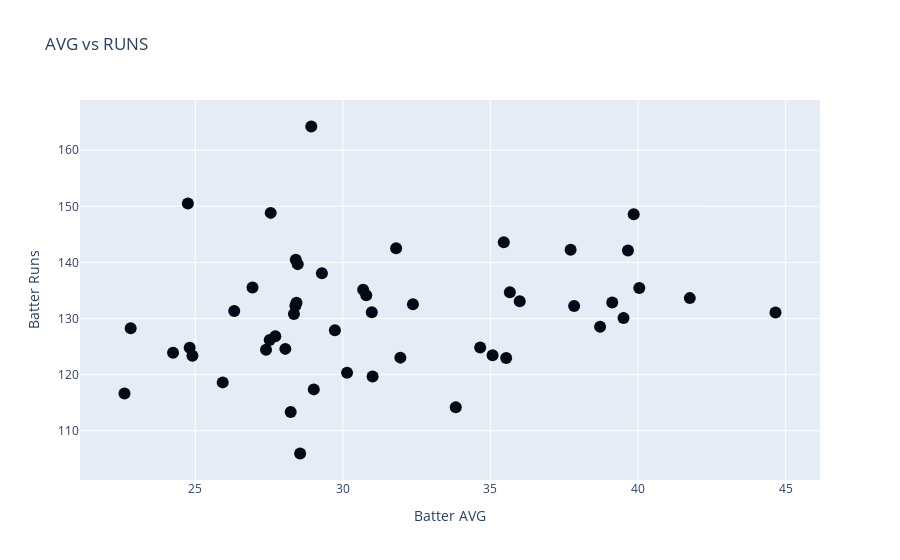

Notebook source saved alongside this figure:
### Markdown cell above
### `for data we have trace. If we have only one graph then trace1 like that..`
trace1 = 

### `for showing figure we need`
data =  <br>
layout =  <br>
fig = go.Figure(data=,layout=) <br>
fig.show() <br>

### Code cell
sr["batter_code"] = sr["batter"].astype('category').cat.codes


# now finally draw the scatter pot:
trace = go.Scatter(x=sr["avg"],y=sr["batsman_runs"],mode='markers',
                   marker={'color':"#020a18",'size':12})
data = [trace]
layout = go.Layout(
    title="AVG vs RUNS",
    xaxis=dict(title="Batter AVG"),
    yaxis=dict(title="Batter Runs"),
    
)
fig = go.Figure(data,layout)
fig.show()

### Figure 1 — Plotly figure (JSON) as saved in the notebook; plotly's stock layout.template omitted (floating-point values rounded to 4 significant figures)
{"data": [{"marker": {"color": "#020a18", "size": 12}, "mode": "markers", "type": "scatter", "x": [39.85, 28.93, 24.9, 30.14, 28.05, 27.71, 39.66, 35.66, 40.04, 28.39, 35.99, 31.01, 24.75, 28.47, 28.43, 37.72, 28.55, 28.4, 26.32, 44.66, 35.53, 25.93, 22.81, 29.02, 39.13, 28.34, 22.6, 30.98, 28.23, 27.4, 26.94, 41.75, 29.73, 35.45, 27.52, 35.07, 31.81, 39.51, 32.37, 34.65, 33.83, 30.79, 31.95, 30.69, 37.84, 38.71, 27.56, 24.25, 29.29, 24.81], "y": [148.6, 164.2, 123.3, 120.3, 124.6, 126.8, 142.1, 134.7, 135.4, 132.3, 133.1, 119.7, 150.5, 139.7, 132.8, 142.2, 105.9, 140.5, 131.4, 131.1, 123.0, 118.6, 128.3, 117.4, 132.8, 130.8, 116.6, 131.1, 113.3, 124.4, 135.5, 133.6, 127.9, 143.6, 126.2, 123.5, 142.5, 130.1, 132.5, 124.8, 114.2, 134.2, 123.0, 135.1, 132.2, 128.5, 148.8, 123.9, 138.0, 124.8]}], "layout": {"title": {"text": "AVG vs RUNS"}, "xaxis": {"title": {"text": "Batter AVG"}}, "yaxis": {"title": {"text": "Batter Runs"}}}}
